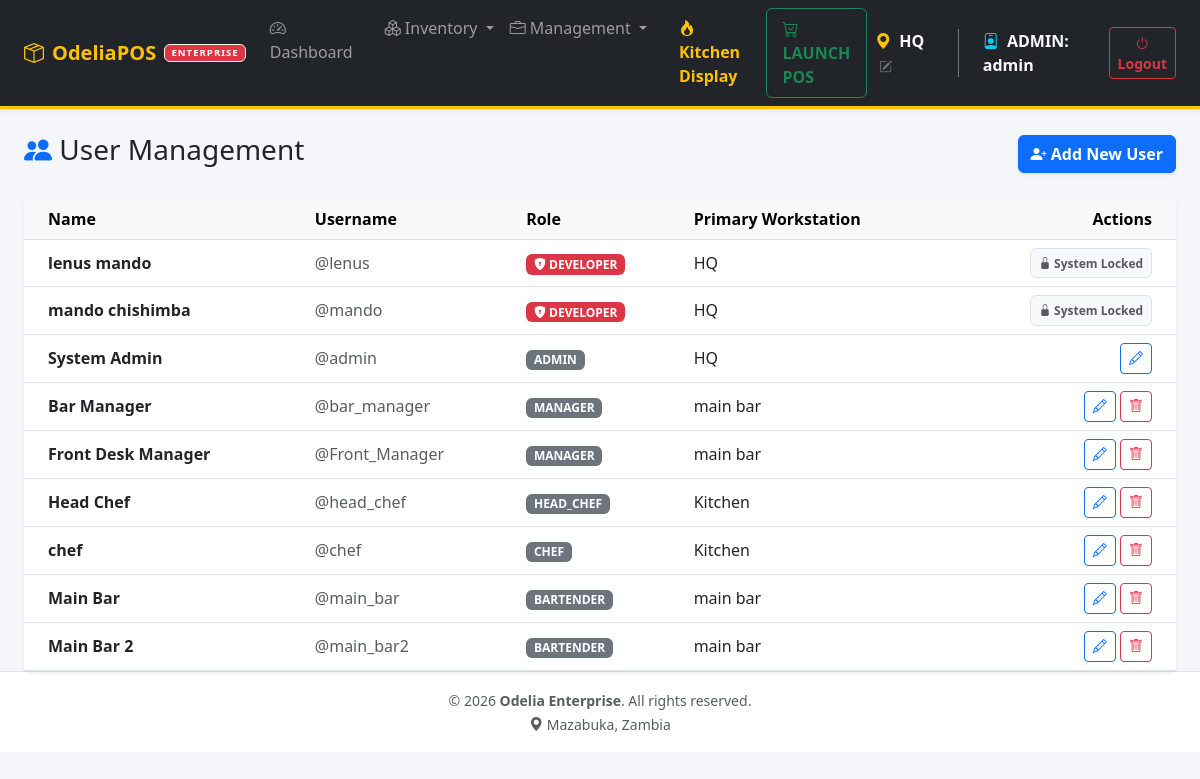
The app's page /index.php?page=users (signed in) with its own data.
### tables this page shows
CREATE TABLE `users` (
  `id` int NOT NULL AUTO_INCREMENT,
  `username` varchar(50) NOT NULL,
  `full_name` varchar(100) DEFAULT NULL,
  `password_hash` varchar(255) NOT NULL,
  `role` enum('admin','shopkeeper','manager','cashier','dev','chef','waiter','head_chef','bartender') NOT NULL DEFAULT 'cashier',
  `location_id` int DEFAULT NULL,
  `created_at` timestamp NULL DEFAULT CURRENT_TIMESTAMP,
  `force_password_change` tinyint(1) DEFAULT '0',
  `is_active` tinyint(1) DEFAULT '1',
  PRIMARY KEY (`id`),
  UNIQUE KEY `username` (`username`),
  KEY `location_id` (`location_id`),
  CONSTRAINT `users_ibfk_1` FOREIGN KEY (`location_id`) REFERENCES `locations` (`id`) ON DELETE SET NULL
);

CREATE TABLE `locations` (
  `id` int NOT NULL AUTO_INCREMENT,
  `name` varchar(50) NOT NULL,
  `type` enum('store','kitchen','bar','warehouse') NOT NULL DEFAULT 'store',
  `can_sell` tinyint(1) DEFAULT '1',
  `can_receive_from_vendor` tinyint(1) DEFAULT '0',
  `address` text,
  `phone` varchar(50) DEFAULT '555-0000',
  PRIMARY KEY (`id`)
);

### src/users.php (called while the page is built, shortened)
<?php
$users = $pdo->query("
    SELECT u.id, u.username, u.full_name, u.role, u.location_id, l.name as location_name
    FROM users u
    LEFT JOIN locations l ON u.location_id = l.id
    WHERE COALESCE(u.is_active, 1) = 1
    ORDER BY FIELD(u.role, 'dev', 'admin', 'manager', 'head_chef', 'chef', 'bartender', 'waiter', 'cashier'), u.full_name ASC
")->fetchAll(PDO::FETCH_ASSOC);
?>

### templates/users.php (the view, shortened to what this page needs)
<div class="d-flex justify-content-between align-items-center mb-4">
    <h3><i class="bi bi-people-fill text-primary"></i> User Management</h3>
    <button class="btn btn-primary fw-bold shadow-sm" data-bs-toggle="modal" data-bs-target="#userModal" onclick="resetUserForm()"><i class="bi bi-person-plus-fill"></i> Add New User</button>
</div>
<div class="card shadow-sm border-0">
    <div class="card-body p-0 table-responsive">
        <table class="table table-hover align-middle mb-0">
            <thead class="table-light">
                <tr>
                    <th class="ps-4">Name</th>
                    <th>Username</th>
                    <th>Role</th>
                    <th>Primary Workstation</th>
                    <th class="text-end pe-4">Actions</th>
                </tr>
            </thead>
            <tbody>
                <?php foreach($users as $u): ?>
                <tr>
                    <td class="ps-4 fw-bold text-dark"><?= htmlspecialchars($u['full_name']) ?></td>
                    <td class="text-muted">@<?= htmlspecialchars($u['username']) ?></td>
                    <td>
                        <?php if($u['role'] === 'dev'): ?>
                            <span class="badge bg-danger text-uppercase"><i class="bi bi-shield-lock-fill"></i> Developer</span>
                        <?php else: ?>
                            <span class="badge bg-secondary text-uppercase"><?= htmlspecialchars($u['role']) ?></span>
                        <?php endif; ?>
                    </td>
                    <td><?= htmlspecialchars($u['location_name'] ?? 'All Locations (HQ)') ?></td>
                    <td class="text-end pe-4">
                        <?php if ($u['role'] === 'dev'): ?>
                            <?php if ($_SESSION['role'] === 'dev'): ?>
                                <button class="btn btn-sm btn-outline-primary" onclick='editUser(<?= json_encode($u) ?>)'><i class="bi bi-pencil"></i> Edit Profile</button>
                            <?php else: ?>
                                <span class="badge bg-light text-muted border py-2"><i class="bi bi-lock-fill"></i> System Locked</span>
                            <?php endif; ?>
                        <?php else: ?>
                            <button class="btn btn-sm btn-outline-primary" onclick='editUser(<?= json_encode($u) ?>)'><i class="bi bi-pencil"></i></button>
                            <?php if ($u['id'] !== $_SESSION['user_id']): ?>
                            <form method="POST" class="d-inline" onsubmit="return confirm('WARNING: Are you sure you want to permanently delete this user?');">
                                <button class="btn btn-sm btn-outline-danger"><i class="bi bi-trash"></i></button>
                            </form>
                            <?php endif; ?>
                        <?php endif; ?>
                    </td>
                </tr>
                <?php endforeach; ?>
            </tbody>
        </table>
    </div>
</div>

### templates/header.php (style rules this page uses)
body { background-color: #f4f6f9; }

### records on screen
users: full_name "lenus mando", username "lenus", role "dev" (drawn), location.name "HQ"
users: full_name "mando chishimba", username "mando", role "dev" (drawn), location.name "HQ"
users: full_name "System Admin", username "admin", role "ADMIN", location.name "HQ"
users: full_name "Bar Manager", username "bar_manager", role "MANAGER", location.name "main bar"
users: full_name "Front Desk Manager", username "Front_Manager", role "MANAGER", location.name "main bar"
users: full_name "Head Chef", username "head_chef", role "HEAD_CHEF", location.name "Kitchen"
users: full_name "chef", username "chef", role "CHEF", location.name "Kitchen"
users: full_name "Main Bar", username "main_bar", role "BARTENDER", location.name "main bar"
users: full_name "Main Bar 2", username "main_bar2", role "BARTENDER", location.name "main bar"

### other values on screen
APP_NAME "OdeliaPOS"
$tier "ENTERPRISE"
$_SESSION['location_name'] "HQ"
$role "ADMIN"
$_SESSION['username'] "admin"
